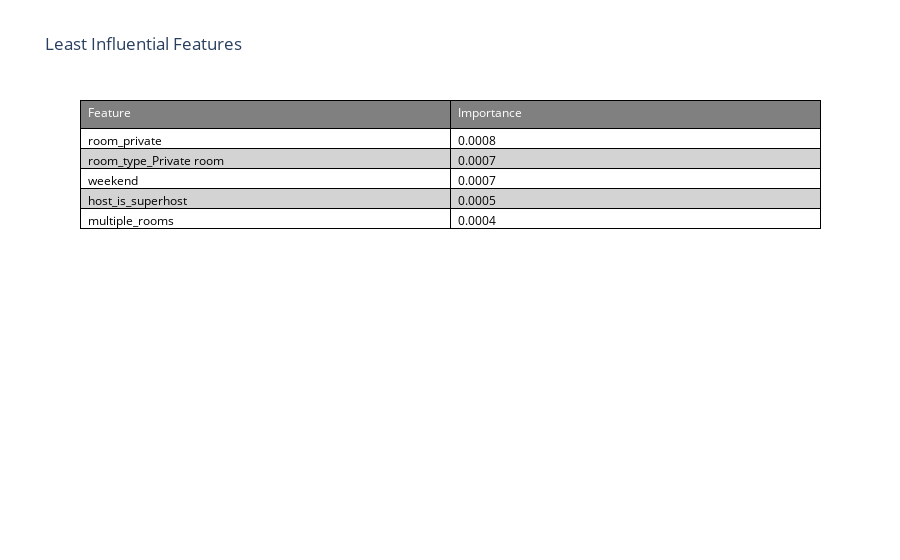

Write notebook code for a chart like this one.
### Code cell
# fig4 is the table of the Most Influential Features

fig4 = go.Figure(data=[go.Table(
    header=dict(values= last_features_df.columns,
                fill_color='grey',
                align='left',
                font=dict(color='white'),
                line_color='black'),
    cells=dict(values= [last_features_df[col] for col in last_features_df.columns],
               fill_color = [[rowOddColor,rowEvenColor,rowOddColor, rowEvenColor,rowOddColor]*4],
               align='left',
               font=dict(color='black'),
               line_color='black',))
])

fig4.update_layout(title = "Least Influential Features")

fig4.show()

### Figure 1 — Plotly figure (JSON) as saved in the notebook; plotly's stock layout.template omitted (floating-point values rounded to 4 significant figures)
{"data": [{"cells": {"align": "left", "fill": {"color": [["white", "lightgrey", "white", "lightgrey", "white", "white", "lightgrey", "white", "lightgrey", "white", "white", "lightgrey", "white", "lightgrey", "white", "white", "lightgrey", "white", "lightgrey", "white"]]}, "font": {"color": "black"}, "line": {"color": "black"}, "values": [["room_private", "room_type_Private room", "weekend", "host_is_superhost", "multiple_rooms"], [0.0008, 0.0007, 0.0007, 0.0005, 0.0004]]}, "header": {"align": "left", "fill": {"color": "grey"}, "font": {"color": "white"}, "line": {"color": "black"}, "values": ["Feature", "Importance"]}, "type": "table"}], "layout": {"title": {"text": "Least Influential Features"}}}
